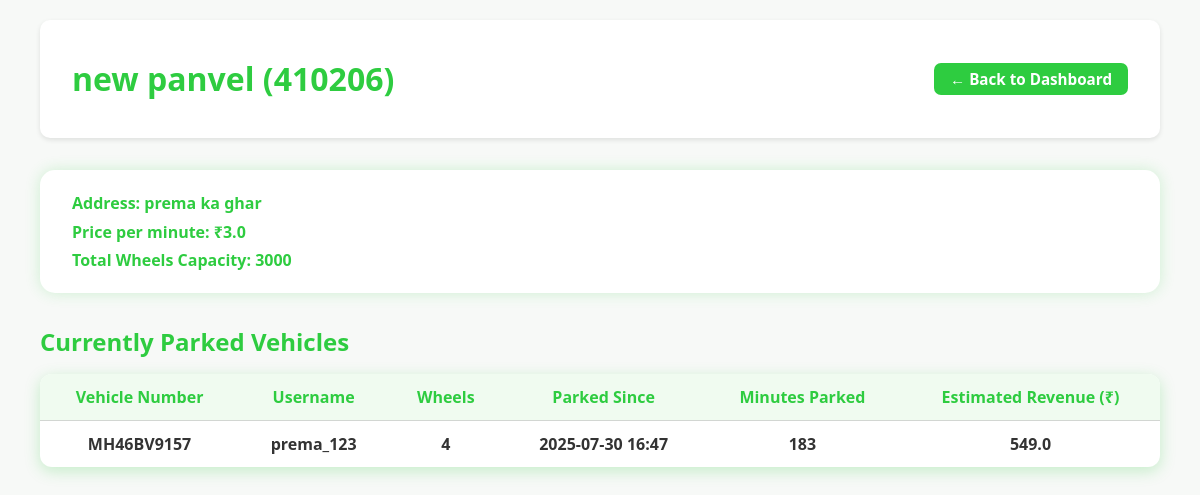
/admin/lot/2 (signed in), run on an earlier commit of the app's database.
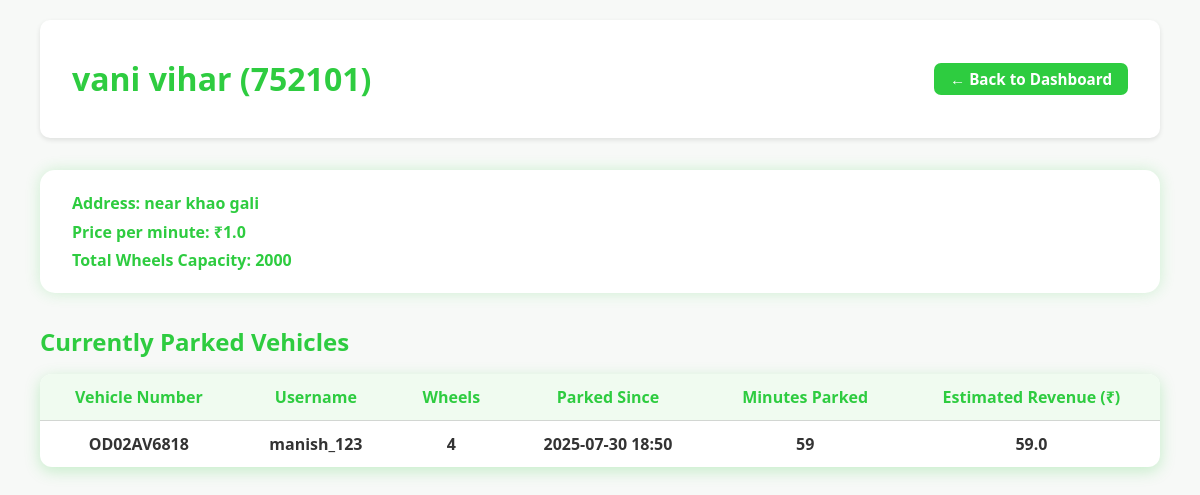
And on a later commit of the database.
### models.py (models this page shows)
class Lot(db.Model):
    __tablename__ = 'lots'
    id = db.Column(db.Integer, primary_key=True)
    location_name = db.Column(db.String(100), nullable=False)
    price = db.Column(db.Float, nullable=False)  # price per unit time
    address = db.Column(db.String(200), nullable=True)
    pin_code = db.Column(db.String(20), nullable=True)
    max_wheels = db.Column(db.Integer, nullable=False)
    spots = db.relationship('Spot', backref='lot', cascade='all, delete-orphan')
    reservations = db.relationship('Reservation', backref='lot', cascade='all, delete-orphan')

class Vehicle(db.Model):
    __tablename__ = 'vehicles'
    id = db.Column(db.Integer, primary_key=True)
    v_number = db.Column(db.String(20), unique=True, nullable=False)
    user_id = db.Column(db.Integer, db.ForeignKey('users.id'), nullable=False)
    wheels_no = db.Column(db.Integer, nullable=False)

class User(db.Model):
    __tablename__ = 'users'
    id = db.Column(db.Integer, primary_key=True)
    u_name = db.Column(db.String(100), nullable=True)
    username = db.Column(db.String(80), unique=True, nullable=False)
    password = db.Column(db.String(200), nullable=False)  # hash
    role = db.Column(db.String(20), nullable=False)
    vehicles = db.relationship('Vehicle', backref='user', cascade='all, delete-orphan')
    spots = db.relationship('Spot', backref='user', cascade='all, delete-orphan')
    reservations = db.relationship('Reservation', backref='user', cascade='all, delete-orphan')

class Spot(db.Model):
    __tablename__ = 'spots'
    id = db.Column(db.Integer, primary_key=True)
    lot_id = db.Column(db.Integer, db.ForeignKey('lots.id'), nullable=False)
    user_id = db.Column(db.Integer, db.ForeignKey('users.id'), nullable=False)
    vehicle_id = db.Column(db.Integer, db.ForeignKey('vehicles.id'), nullable=False)
    no_of_wheels = db.Column(db.Integer, nullable=False)
    parked_at = db.Column(db.DateTime, default=datetime.utcnow)
    status = db.Column(db.String(1), nullable=False, default='O')
    vehicle = db.relationship('Vehicle', backref='active_spots')

### admin.py (the view)
@admin_bp.route('/lot/<int:lot_id>')
def lot_list(lot_id):
    if session.get('role') != 'admin':
        flash('Access denied. Admins only.')
        return redirect(url_for('auth.login'))
    lot = Lot.query.get(lot_id)
    if not lot:
        abort(404)
    spots = Spot.query.filter_by(lot_id=lot_id).all()
    lot_vehicles = []
    for spot in spots:
        user = spot.user
        vehicle = spot.vehicle
        time_parked = datetime.utcnow() - spot.parked_at
        minutes_parked = max(int(time_parked.total_seconds() / 60), 0)
        revenue = round(minutes_parked * lot.price, 2)
        lot_vehicles.append({
            'vehicle_number': vehicle.v_number,
            'username': user.username,
            'wheels_no': spot.no_of_wheels,
            'parked_at': spot.parked_at,
            'minutes_parked': minutes_parked,
            'revenue': revenue
        })
    return render_template('lot_list.html', lot=lot, lot_vehicles=lot_vehicles)

### templates/lot_list.html (shortened to what this page needs)
<!DOCTYPE html>
<html lang="en">
<head>
    <link rel="stylesheet" href="{{ url_for('static', filename='css/lot_list.css') }}">
</head>
<body>
    <header class="header">
        <h1>{{ lot.location_name }} ({{ lot.pin_code or 'N/A' }})</h1>
        <a href="{{ url_for('admin_dashboard') }}" class="back-button">← Back to Dashboard</a>
    </header>
    <main>
        <section class="lot-summary">
            <p><strong>Address:</strong> {{ lot.address or 'N/A' }}</p>
            <p><strong>Price per minute:</strong> ₹{{ lot.price }}</p>
            <p><strong>Total Wheels Capacity:</strong> {{ lot.max_wheels }}</p>
        </section>
        <h2>Currently Parked Vehicles</h2>
        {% if lot_vehicles %}
        <table class="vehicles-table">
            <thead>
                <tr>
                    <th>Vehicle Number</th>
                    <th>Username</th>
                    <th>Wheels</th>
                    <th>Parked Since</th>
                    <th>Minutes Parked</th>
                    <th>Estimated Revenue (₹)</th>
                </tr>
            </thead>
            <tbody>
                {% for v in lot_vehicles %}
                <tr>
                    <td>{{ v.vehicle_number }}</td>
                    <td>{{ v.username }}</td>
                    <td>{{ v.wheels_no }}</td>
                    <td>{{ v.parked_at.strftime('%Y-%m-%d %H:%M') }}</td>
                    <td>{{ v.minutes_parked }}</td>
                    <td>{{ v.revenue }}</td>
                </tr>
                {% endfor %}
            </tbody>
        </table>
        {% else %}
            <p class="no-vehicles">No vehicles are currently parked here.</p>
        {% endif %}
    </main>
</body>
</html>

What changed in the data, as far as the page shows it:
removed Vehicle: vehicle_number "MH46BV9157"
removed User: username "prema_123"
changed Lot: location_name "new panvel" → "vani vihar"; pin_code "410206" → "752101"; address "prema ka ghar" → "near khao gali"; price "3.0" → "1.0"; max_wheels "3000" → "2000"
now on this page (row unchanged): Vehicle: vehicle_number "OD02AV6818"
now on this page (row edited): User: username "manish_123"
Also different on the page:
new list line: "4 59 59.0"
new list line: "2025-07-30 18:50"
list line gone: "4 183 549.0"
list line gone: "2025-07-30 16:47"
